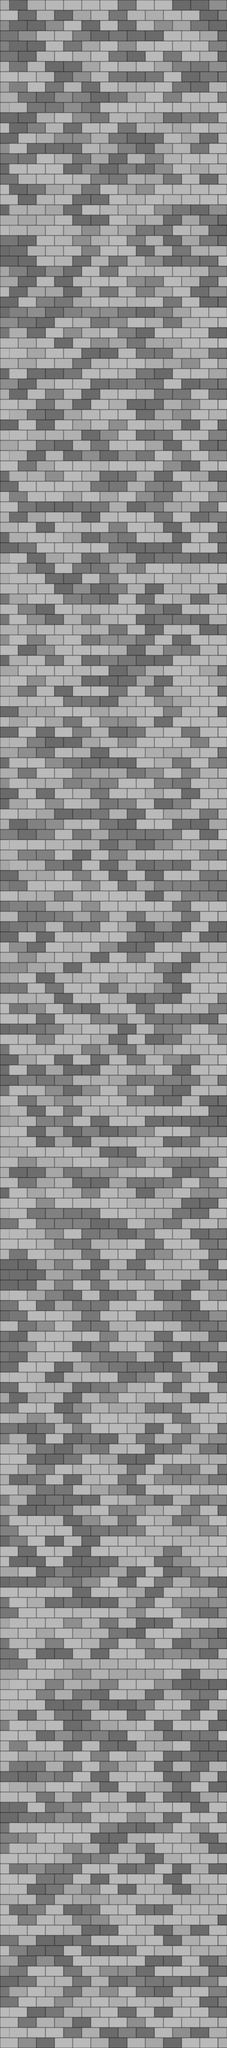

Rendered tile map (Tiled .tmx) drawn with the repository's tilesets; below, a short description and the map source with its tile grids summarised:
An orthogonal 25x200 tile map with 16x18 px tiles, 1 tile layer (level), 3 tilesets and 124 objects.

<map version="1.8" tiledversion="1.8.4" orientation="orthogonal" renderorder="right-up" width="25" height="200" tilewidth="16" tileheight="18" infinite="0" nextlayerid="4" nextobjectid="315">
 <tileset firstgid="1" name="tiles-sprite@1" tilewidth="32" tileheight="18" spacing="2" margin="1" tilecount="16" columns="4">
  <image source="../public/assets/[email redacted]" width="136" height="80" />
 </tileset>
 <tileset firstgid="17" name="enemy-sprite@1" tilewidth="40" tileheight="80" spacing="2" margin="1" tilecount="6" columns="6">
  <image source="../public/assets/[email redacted]" width="252" height="82" />
  <tile id="0">
   <properties>
    <property name="height" type="int" value="80" />
   </properties>
  </tile>
  <tile id="1">
   <properties>
    <property name="height" type="int" value="48" />
   </properties>
  </tile>
  <tile id="2">
   <properties>
    <property name="height" type="int" value="18" />
   </properties>
  </tile>
  <tile id="3">
   <properties>
    <property name="height" type="int" value="80" />
   </properties>
  </tile>
  <tile id="4">
   <properties>
    <property name="height" type="int" value="48" />
   </properties>
  </tile>
  <tile id="5">
   <properties>
    <property name="height" type="int" value="18" />
   </properties>
  </tile>
 </tileset>
 <tileset firstgid="23" name="hero-sprite@1" tilewidth="75" tileheight="90" spacing="2" margin="1" tilecount="2" columns="2">
  <image source="../public/assets/[email redacted]" width="154" height="92" />
 </tileset>
 <layer id="1" name="level" width="25" height="200" locked="1">
  <data>[5000 cells, 2600 non-empty, 16 distinct tile ids]</data>
 </layer>
 <objectgroup id="2" name="enemy">
  <object id="67" gid="18" x="96" y="3348" width="40" height="80" />
  <object id="68" gid="18" x="224" y="3186" width="40" height="80" />
  <object id="69" gid="18" x="96" y="3060" width="40" height="80" />
  <object id="70" gid="17" x="64" y="3258" width="40" height="80" />
  <object id="71" gid="17" x="352" y="3474" width="40" height="80" />
  <object id="74" gid="17" x="192" y="3096" width="40" height="80" />
  <object id="76" gid="19" x="208" y="3114" width="40" height="80" />
  <object id="77" gid="19" x="144" y="3132" width="40" height="80" />
  <object id="78" gid="19" x="48" y="3096" width="40" height="80" />
  <object id="79" gid="19" x="32" y="3204" width="40" height="80" />
  <object id="80" gid="19" x="64" y="3240" width="40" height="80" />
  <object id="81" gid="19" x="64" y="3312" width="40" height="80" />
  <object id="82" gid="19" x="-16" y="3384" width="40" height="80" />
  <object id="83" gid="19" x="144" y="3384" width="40" height="80" />
  <object id="85" gid="20" x="32" y="3042" width="40" height="80" />
  <object id="88" gid="21" x="144" y="3240" width="40" height="80" />
  <object id="89" gid="21" x="240" y="3276" width="40" height="80" />
  <object id="90" gid="21" x="320" y="3564" width="40" height="80" />
  <object id="91" gid="21" x="336" y="2844" width="40" height="80" />
  <object id="92" gid="21" x="96" y="3150" width="40" height="80" />
  <object id="93" gid="21" x="256" y="3078" width="40" height="80" />
  <object id="94" gid="21" x="384" y="3186" width="40" height="80" />
  <object id="95" gid="22" x="176" y="2880" width="40" height="80" />
  <object id="96" gid="22" x="320" y="2880" width="40" height="80" />
  <object id="97" gid="22" x="192" y="2970" width="40" height="80" />
  <object id="98" gid="22" x="352" y="3348" width="40" height="80" />
  <object id="101" gid="17" x="0" y="2844" width="40" height="80" />
  <object id="102" gid="17" x="96" y="2952" width="40" height="80" />
  <object id="103" gid="20" x="96" y="2844" width="40" height="80" />
  <object id="104" gid="20" x="32" y="2952" width="40" height="80" />
  <object id="123" gid="17" x="352" y="2070" width="40" height="80" />
  <object id="124" gid="17" x="256" y="2232" width="40" height="80" />
  <object id="125" gid="19" x="320" y="2142" width="40" height="80" />
  <object id="126" gid="19" x="224" y="2070" width="40" height="80" />
  <object id="127" gid="19" x="336" y="2466" width="40" height="80" />
  <object id="128" gid="19" x="256" y="2358" width="40" height="80" />
  <object id="129" gid="19" x="352" y="2394" width="40" height="80" />
  <object id="131" gid="19" x="272" y="2034" width="40" height="80" />
  <object id="132" gid="19" x="304" y="1944" width="40" height="80" />
  <object id="133" gid="19" x="256" y="2304" width="40" height="80" />
  <object id="134" gid="19" x="16" y="2448" width="40" height="80" />
  <object id="135" gid="19" x="0" y="2412" width="40" height="80" />
  <object id="136" gid="19" x="80" y="2574" width="40" height="80" />
  <object id="137" gid="19" x="16" y="2502" width="40" height="80" />
  <object id="138" gid="19" x="208" y="2322" width="40" height="80" />
  <object id="139" gid="19" x="336" y="2250" width="40" height="80" />
  <object id="140" gid="19" x="320" y="2304" width="40" height="80" />
  <object id="141" gid="19" x="368" y="2196" width="40" height="80" />
  <object id="142" gid="19" x="304" y="2196" width="40" height="80" />
  <object id="143" gid="19" x="256" y="2088" width="40" height="80" />
  <object id="146" gid="20" x="224" y="2016" width="40" height="80" />
  <object id="151" gid="21" x="208" y="2142" width="40" height="80" />
  <object id="152" gid="21" x="208" y="2250" width="40" height="80" />
  <object id="153" gid="21" x="272" y="1998" width="40" height="80" />
  <object id="154" gid="21" x="320" y="2106" width="40" height="80" />
  <object id="155" gid="21" x="256" y="2142" width="40" height="80" />
  <object id="156" gid="21" x="0" y="2682" width="40" height="80" />
  <object id="157" gid="21" x="64" y="2718" width="40" height="80" />
  <object id="158" gid="21" x="64" y="2664" width="40" height="80" />
  <object id="159" gid="21" x="16" y="2628" width="40" height="80" />
  <object id="160" gid="21" x="16" y="2556" width="40" height="80" />
  <object id="161" gid="21" x="16" y="2394" width="40" height="80" />
  <object id="162" gid="21" x="0" y="2358" width="40" height="80" />
  <object id="163" gid="21" x="64" y="2538" width="40" height="80" />
  <object id="164" gid="21" x="144" y="2196" width="40" height="80" />
  <object id="250" gid="18" x="272" y="1188" width="40" height="80" />
  <object id="251" gid="18" x="112" y="1386" width="40" height="80" />
  <object id="252" gid="18" x="112" y="1170" width="40" height="80" />
  <object id="253" gid="18" x="256" y="1440" width="40" height="80" />
  <object id="254" gid="18" x="96" y="1476" width="40" height="80" />
  <object id="255" gid="17" x="304" y="1098" width="40" height="80" />
  <object id="256" gid="17" x="256" y="1530" width="40" height="80" />
  <object id="257" gid="17" x="208" y="1548" width="40" height="80" />
  <object id="258" gid="17" x="176" y="1422" width="40" height="80" />
  <object id="259" gid="20" x="96" y="1278" width="40" height="80" />
  <object id="260" gid="20" x="368" y="1206" width="40" height="80" />
  <object id="261" gid="20" x="144" y="1584" width="40" height="80" />
  <object id="262" gid="19" x="144" y="1332" width="40" height="80" />
  <object id="263" gid="19" x="224" y="1332" width="40" height="80" />
  <object id="264" gid="19" x="144" y="1476" width="40" height="80" />
  <object id="265" gid="19" x="96" y="1548" width="40" height="80" />
  <object id="266" gid="22" x="320" y="1188" width="40" height="80" />
  <object id="267" gid="22" x="240" y="1386" width="40" height="80" />
  <object id="268" gid="22" x="336" y="1242" width="40" height="80" />
  <object id="275" gid="17" x="16" y="360" width="40" height="80" />
  <object id="276" gid="17" x="352" y="432" width="40" height="80" />
  <object id="277" gid="17" x="160" y="918" width="40" height="80" />
  </objectgroup>
</map>
<!-- 37 of 124 objects omitted -->